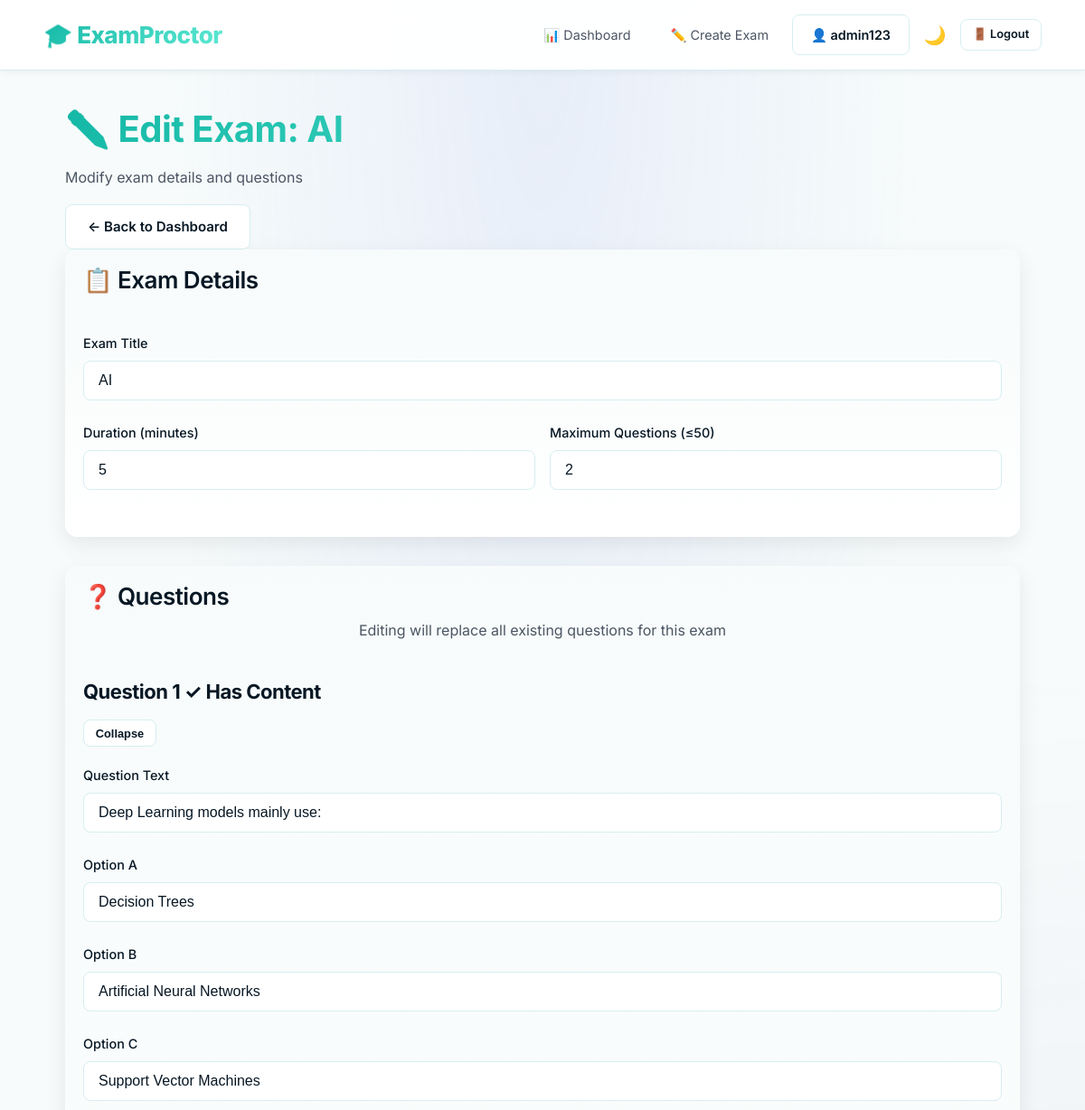
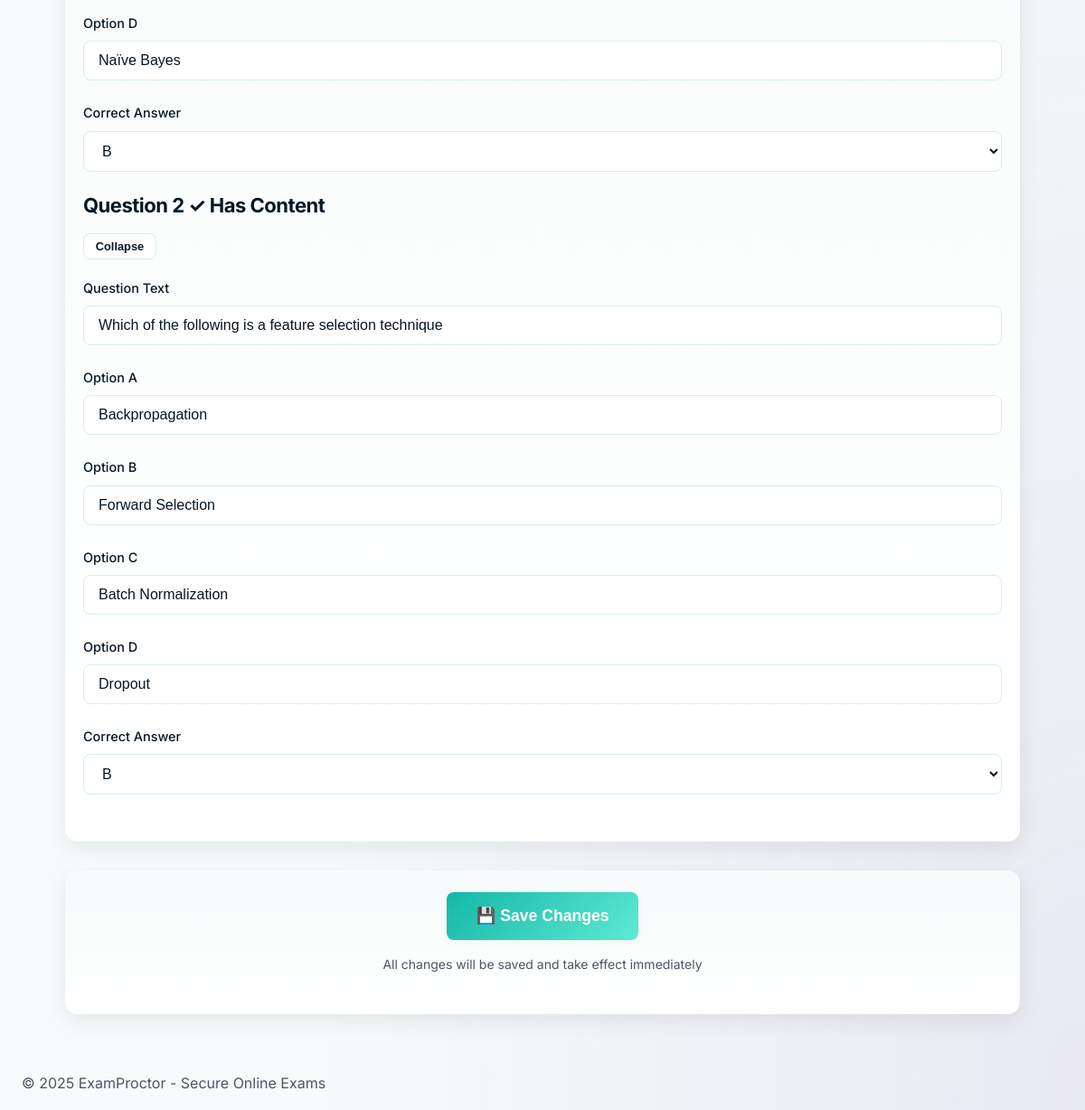
Screenshot of /admin/edit/1 (signed in) with the database file from the repository (2 pictures, top to bottom).
### tables this page shows
CREATE TABLE exams (
        id INTEGER PRIMARY KEY AUTOINCREMENT,
        title TEXT NOT NULL,
        duration_minutes INTEGER NOT NULL,
        max_questions INTEGER NOT NULL DEFAULT 50
    );

CREATE TABLE questions (
        id INTEGER PRIMARY KEY AUTOINCREMENT,
        exam_id INTEGER NOT NULL,
        q_index INTEGER NOT NULL,
        question TEXT NOT NULL,
        option_a TEXT, option_b TEXT, option_c TEXT, option_d TEXT,
        correct TEXT,
        FOREIGN KEY(exam_id) REFERENCES exams(id)
    );

### app.py (the view, shortened to what this page needs)
@app.route("/admin/edit/<int:exam_id>", methods=["GET", "POST"])
def edit_exam(exam_id):
    if 'user_id' not in session or not session.get('is_admin'):
        return redirect(url_for("admin_login"))
    conn = get_conn(); cur = conn.cursor()
    cur.execute("SELECT * FROM exams WHERE id=?", (exam_id,))
    exam = cur.fetchone()
    if not exam:
        conn.close(); abort(404)
    cur.execute("SELECT * FROM questions WHERE exam_id=? ORDER BY q_index", (exam_id,))
    questions = cur.fetchall()
    conn.close()
    return render_template("edit_exam.html", exam=exam, questions=questions)

### models.py (called while the page is built)
def get_conn():
    conn = sqlite3.connect(DB, timeout=15)
    conn.row_factory = sqlite3.Row
    try:
        conn.execute("PRAGMA foreign_keys = ON")
        conn.execute("PRAGMA journal_mode = WAL")
        conn.execute("PRAGMA busy_timeout = 15000")
        conn.execute("PRAGMA synchronous = NORMAL")
    except Exception:
        pass
    return conn

### templates/edit_exam.html (shortened to what this page needs)
{% extends "base.html" %}
{% block content %}
<div class="container">
  <div class="page-header">
    <h1>✏️ Edit Exam: {{ exam.title }}</h1>
    <p>Modify exam details and questions</p>
    <div class="action-buttons">
      <a href="{{ url_for('admin_dashboard') }}" class="btn secondary">
        ← Back to Dashboard
      </a>
    </div>
  </div>
  <form method="post" action="{{ url_for('edit_exam', exam_id=exam.id) }}">
    <div class="card mb-4">
      <div class="card-header">
        <h3 class="mb-0">📋 Exam Details</h3>
      </div>
      <div class="card-body">
        <div class="form-group">
          <label for="title">Exam Title</label>
          <input type="text" id="title" name="title" value="{{ exam.title }}" required placeholder="Enter exam title">
        </div>
        <div class="form-row">
          <div class="form-group">
            <label for="duration">Duration (minutes)</label>
            <input type="number" id="duration" name="duration" value="{{ exam.duration_minutes }}" required min="5" max="300">
          </div>
          <div class="form-group">
            <label for="max_questions">Maximum Questions (≤50)</label>
            <input type="number" id="max_questions" name="max_questions" value="{{ exam.max_questions }}" min="1" max="50" required>
          </div>
        </div>
      </div>
    </div>
    <div class="card mb-4">
      <div class="card-header">
        <h3 class="mb-0">❓ Questions</h3>
        <p class="small mb-0">Editing will replace all existing questions for this exam</p>
      </div>
      <div class="card-body">
        <div id="questions-container">
          {% for i in range(1, exam.max_questions + 1) %}
            {% set q = questions[i-1] if (questions|length) >= i else None %}
            <div class="question-block" data-question="{{ i }}">
              <div class="question-header">
                <h4>Question {{ i }}
                  {% if q %}
                    <span class="badge success">✓ Has Content</span>
                  {% else %}
                    <span class="badge secondary">Empty</span>
                  {% endif %}
                </h4>
                <button type="button" class="btn small secondary toggle-question" onclick="toggleQuestion({{ i }})">
                  <span class="toggle-text">{% if q %}Collapse{% else %}Expand{% endif %}</span>
                </button>
              </div>
              <div class="question-content" style="display: {% if q %}block{% else %}none{% endif %};">
                <div class="form-group">
                  <label for="q{{ i }}">Question Text</label>
                  <input type="text" id="q{{ i }}" name="q{{ i }}" placeholder="Enter your question here" value="{{ q.question if q else '' }}">
                </div>
                <div class="options-grid">
                  <div class="form-group">
                    <label for="a{{ i }}">Option A</label>
                    <input type="text" id="a{{ i }}" name="a{{ i }}" placeholder="Option A" value="{{ q.option_a if q else '' }}">
                  </div>
                  <div class="form-group">
                    <label for="b{{ i }}">Option B</label>
                    <input type="text" id="b{{ i }}" name="b{{ i }}" placeholder="Option B" value="{{ q.option_b if q else '' }}">
                  </div>
                  <div class="form-group">
                    <label for="c{{ i }}">Option C</label>
                    <input type="text" id="c{{ i }}" name="c{{ i }}" placeholder="Option C" value="{{ q.option_c if q else '' }}">
                  </div>
                  <div class="form-group">
                    <label for="d{{ i }}">Option D</label>
                    <input type="text" id="d{{ i }}" name="d{{ i }}" placeholder="Option D" value="{{ q.option_d if q else '' }}">
                  </div>
                </div>
                <div class="form-group">
                  <label for="corr{{ i }}">Correct Answer</label>
                  <select id="corr{{ i }}" name="corr{{ i }}">
                    <option value="B" {% if q and q.correct=='B' %}selected{% endif %}>B</option>
                  </select>
                </div>
              </div>
            </div>
          {% endfor %}
        </div>
      </div>
    </div>
    <div class="card">
      <div class="card-body text-center">
        <button type="submit" class="btn primary large">
          💾 Save Changes
        </button>
        <p class="small mt-2" style="color: var(--text-secondary);">
          All changes will be saved and take effect immediately
        </p>
      </div>
    </div>
  </form>
</div>
{% endblock %}

### static/css/auth.css (style rules this page uses)
.card-header { padding: 2rem 2rem 1rem; text-align: center; }
.card-header p { color: var(--text-secondary); font-size: 1rem; }
.card-body { padding: 2rem; }
.form-group { margin-bottom: 1.5rem; }
.form-group label { display: block; margin-bottom: 0.5rem; color: var(--text-primary); font-weight: 500; }

### static/css/admin_dashboard.css (style rules this page uses)
.card-header { background: transparent; border-bottom: none; padding: 18px 20px; }
.card { background: linear-gradient(180deg,var(--background),var(--surface)); color: var(--text-primary); border-radius:14px; padding:0; border:none; }
.card .card-body { background: transparent; padding:24px 20px 28px 20px; }
.card .card-header h3 { color:var(--text-primary); margin:0; }

### rows the page displays
exams: title "AI", duration "5", max_questions "2"
questions: question "Deep Learning models mainly use:", option_a "Decision Trees", option_b "Artificial Neural Networks", option_c "Support Vector Machines", option_d "Naïve Bayes", correct "B"
questions: question "Which of the following is a feature selection technique", option_a "Backpropagation", option_b "Forward Selection", option_c "Batch Normalization", option_d "Dropout", correct "B"

### other values shown
{{ session.username }} "admin123"
{{ i }} "1" "2"
